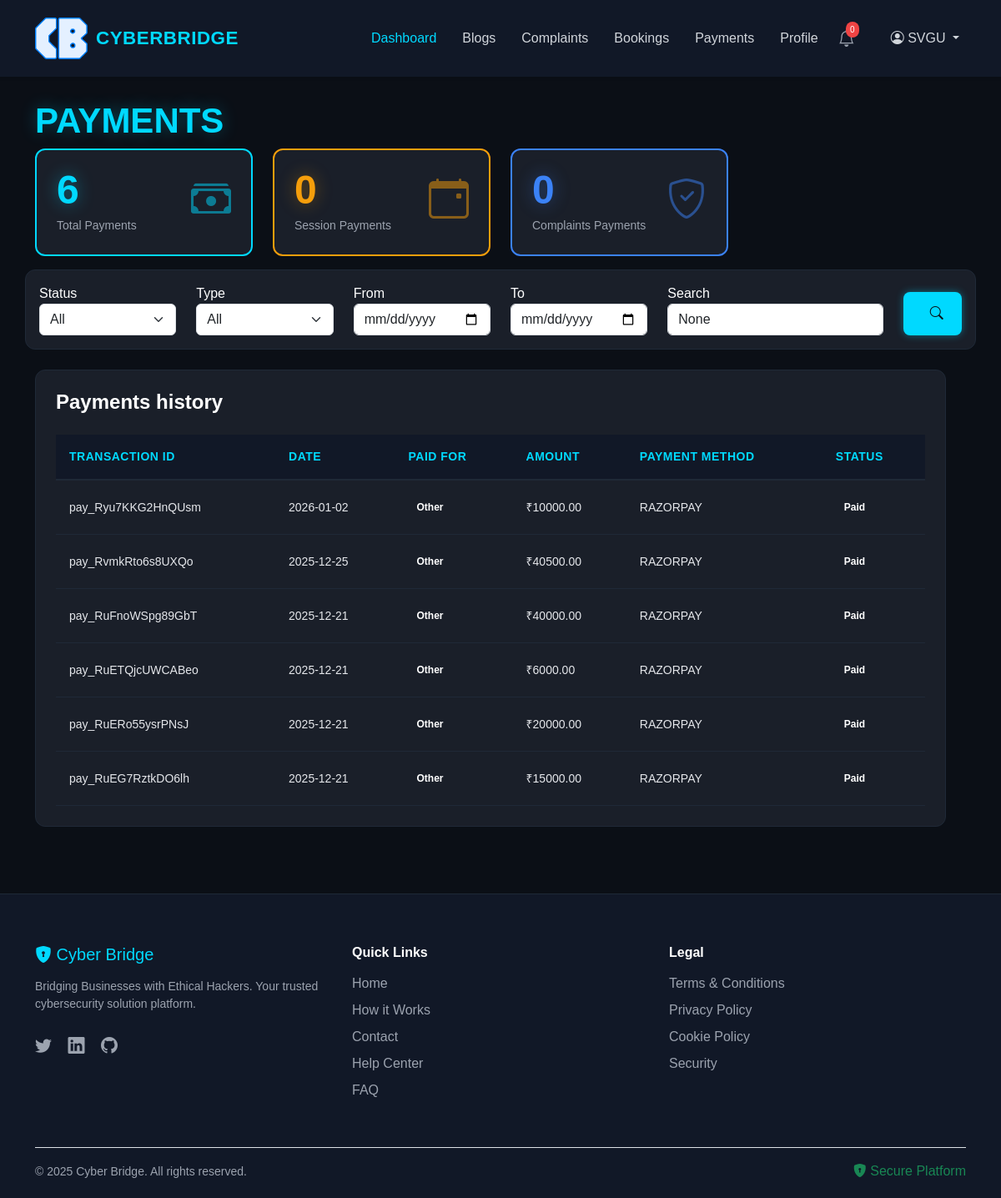
The app's page /busi_view_payments (signed in), older data.
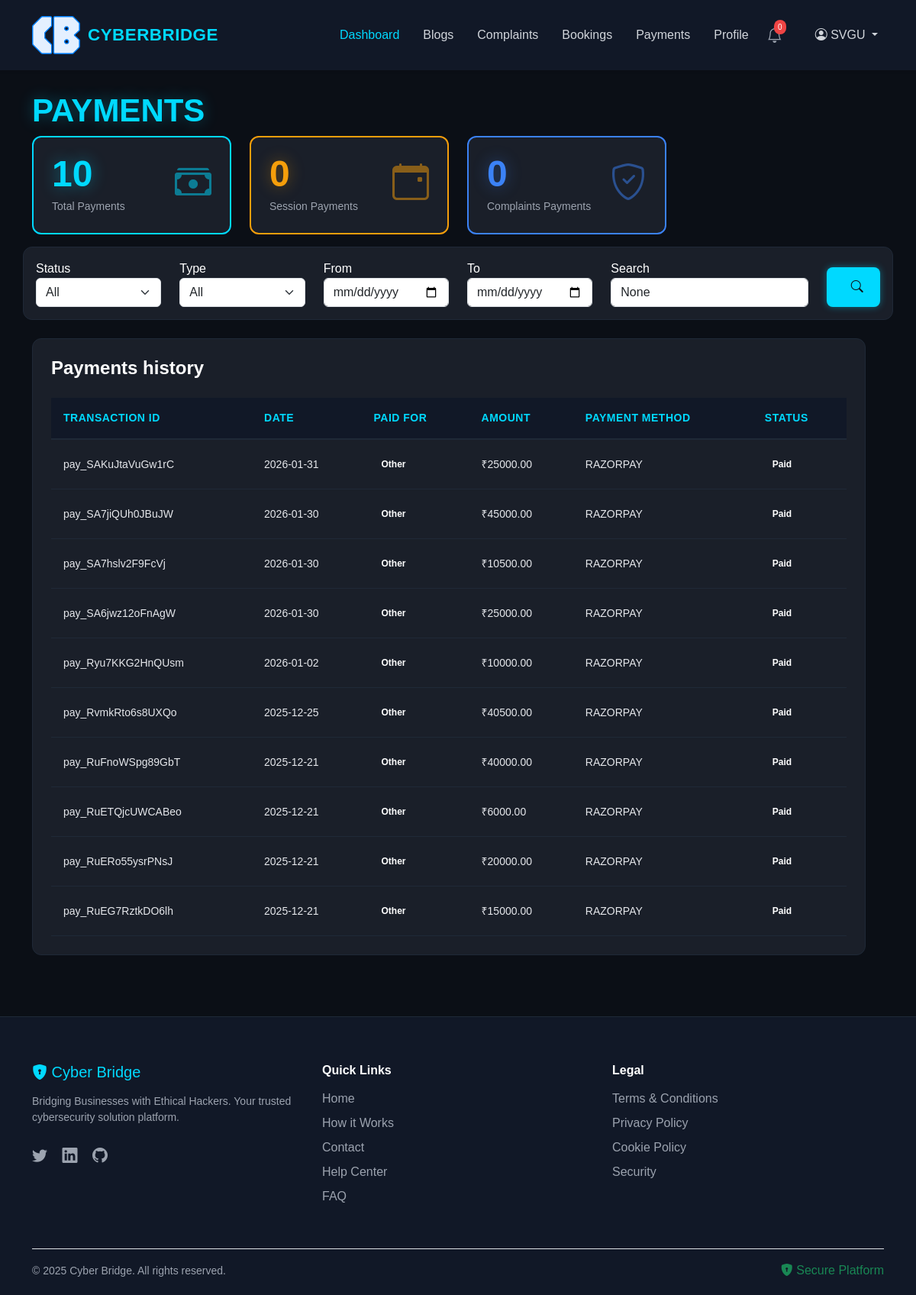
The same page, newer data.
### app1/models.py (models this page shows, shortened)
class Payments(models.Model):
    payer = models.ForeignKey(User, on_delete=models.CASCADE, related_name='payer',blank=True,null=True)
    receiver = models.ForeignKey(User, on_delete=models.CASCADE, related_name='receiver',blank=True,null=True)
    amount = models.DecimalField(max_digits=10, decimal_places=2)
    paid_for = models.CharField(
        max_length=30,
        choices=[
            ("COMPLAINT", "Complaint"),
            ("SESSION", "Awareness Session"),
            ("HACKER_PAYOUT", "Hacker Payout"),
        ],
        null=True,        # ✅ IMPORTANT
        blank=True        # ✅ IMPORTANT
    )
    payment_method = models.CharField(max_length=50)
    transaction_id = models.CharField(max_length=100, unique=True)
    status = models.CharField(max_length=50, default="Pending",null=True)
    date = models.DateTimeField(default=timezone.now)

### app1/views.py (the view)
# urls.py: path("busi_view_payments",views.busi_view_payments,name="busi_view_payments")
@login_required
def busi_view_payments(request):
    if request.user.role.name != "BUSINESS":
        return redirect("dashboard")
    payments = Payments.objects.filter(
        payer=request.user
    ).order_by("-date")
    status = request.GET.get("status")
    paid_for = request.GET.get("type")
    search = request.GET.get("search")
    start_date = request.GET.get("start_date")
    end_date = request.GET.get("end_date")
    if status:
        payments = payments.filter(status=status)
    if paid_for:
        payments = payments.filter(paid_for=paid_for)
    if search:
        payments = payments.filter(
            transaction_id__icontains=search
        )
    if start_date:
        payments = payments.filter(date__date__gte=parse_date(start_date))
    if end_date:
        payments = payments.filter(date__date__lte=parse_date(end_date))
    total_payments = payments.count()
    session_payments = payments.filter(paid_for="SESSION").count()
    complaint_payments = payments.filter(paid_for="COMPLAINT").count()
    return render(request, "business-view-payments.html", {
        "payments": payments,
        "total_payments": total_payments,
        "session_payments": session_payments,
        "complaint_payments": complaint_payments,
        "selected_status": status,
        "selected_type": paid_for,
        "search_query": search,
        "start_date": start_date,
        "end_date": end_date,
    })

### templates/business-view-payments.html (shortened to what the changed rows need)
{% extends "base_user.html" %}
{% block content %}
<main class="container" style="margin-top: 120px; margin-bottom: 80px;">
    <h1 class="page-title">PAYMENTS</h1>
    <div class="row mb-5">
        <div class="col-md-3 mb-3">
            <div class="card-stat card-stat-cyan">
                <div class="d-flex justify-content-between">
                    <div>
                        <div class="card-stat-number card-stat-number-cyan">{{total_payments}}</div>
                        <div class="card-stat-label">Total Payments</div>
                    </div>
                </div>
            </div>
        </div>
    <div class="row">
        <div class="col-12">
            <div class="card-dark p-4">
                <div class="table-responsive">
                    <table class="table-dark">
                        <thead>
                            <tr class="table-header">
                                <th class="table-header-cell">Transaction ID</th>
                                <th class="table-header-cell">DATE</th>
                                <th class="table-header-cell">Paid For</th>
                                <th class="table-header-cell">Amount</th>
                                <th class="table-header-cell">Payment Method</th>
                                <th class="table-header-cell">Status</th>
                            </tr>
                        </thead>
                        <tbody>
                            {% for p in payments %}
                            <tr class="table-row">
                                <td class="table-cell">{{ p.transaction_id }}</td>
                                <td class="table-cell">
                                    {{ p.date|date:"Y-m-d" }}
                                </td>
                                <td class="table-cell">
                                    {% if p.paid_for == "COMPLAINT" %}
                                        <span class="badge badge-info">Complaint</span>
                                    {% elif p.paid_for == "SESSION" %}
                                        <span class="badge badge-warning">Session</span>
                                    {% elif p.paid_for == "HACKER_PAYOUT" %}
                                        <span class="badge badge-success">Hacker Payout</span>
                                    {% else %}
                                        <span class="badge badge-secondary">Other</span>
                                    {% endif %}
                                </td>
                                <td class="table-cell">₹{{ p.amount }}</td>
                                <td class="table-cell">{{ p.payment_method }}</td>
                                <td class="table-cell">
                                    {% if p.status == "Paid" %}
                                        <span class="badge badge-success">Paid</span>
                                    {% elif p.status == "Pending" %}
                                        <span class="badge badge-warning">Pending</span>
                                    {% elif p.status == "Refunded" %}
                                        <span class="badge badge-danger">Refunded</span>
                                    {% else %}
                                        <span class="badge badge-secondary">{{ p.status }}</span>
                                    {% endif %}
                                </td>
                            </tr>
                            {% empty %}
                            <tr>
                                <td colspan="6" class="text-center text-muted">
                                    No payments yet.
                                </td>
                            </tr>
                            {% endfor %}
                            </tbody>
                    </table>
                </div>
            </div>
        </div>
    </div>
</main>
{% endblock content %}

Row changes from the older to the newer data that the page shows:
added Payments: transaction_id "pay_SAKuJtaVuGw1rC", date "2026-01-31", shows "Other", amount "25000.00", payment_method "RAZORPAY", status "Paid"
added Payments: transaction_id "pay_SA7jiQUh0JBuJW", date "2026-01-30", shows "Other", amount "45000.00", payment_method "RAZORPAY", status "Paid"
added Payments: transaction_id "pay_SA7hslv2F9FcVj", date "2026-01-30", shows "Other", amount "10500.00", payment_method "RAZORPAY", status "Paid"
added Payments: transaction_id "pay_SA6jwz12oFnAgW", date "2026-01-30", shows "Other", amount "25000.00", payment_method "RAZORPAY", status "Paid"
Text that changed along with them:
{{ total_payments }}: "6" → "10"
